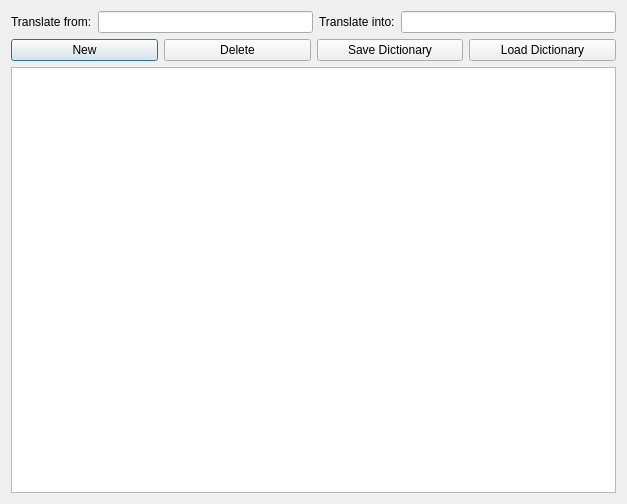
<?xml version="1.0" encoding="UTF-8"?>
<ui version="4.0">
 <class>GlossaryClass</class>
 <widget class="QDialog" name="GlossaryClass">
  <property name="geometry">
   <rect>
    <x>0</x>
    <y>0</y>
    <width>627</width>
    <height>504</height>
   </rect>
  </property>
  <property name="windowTitle">
   <string>Glossary</string>
  </property>
  <layout class="QVBoxLayout" name="verticalLayout">
   <item>
    <layout class="QHBoxLayout" name="horizontalLayout_2">
     <item>
      <widget class="QLabel" name="label">
       <property name="text">
        <string>Translate from:</string>
       </property>
      </widget>
     </item>
     <item>
      <widget class="QLineEdit" name="sourceLanguageLineEdit">
       <property name="readOnly">
        <bool>true</bool>
       </property>
      </widget>
     </item>
     <item>
      <widget class="QLabel" name="label_2">
       <property name="text">
        <string>Translate into:</string>
       </property>
      </widget>
     </item>
     <item>
      <widget class="QLineEdit" name="targetLanguageLineEdit">
       <property name="readOnly">
        <bool>true</bool>
       </property>
      </widget>
     </item>
    </layout>
   </item>
   <item>
    <layout class="QHBoxLayout" name="horizontalLayout">
     <item>
      <widget class="QPushButton" name="newButton">
       <property name="text">
        <string>New</string>
       </property>
      </widget>
     </item>
     <item>
      <widget class="QPushButton" name="deleteButton">
       <property name="text">
        <string>Delete</string>
       </property>
      </widget>
     </item>
     <item>
      <widget class="QPushButton" name="saveButton">
       <property name="text">
        <string>Save Dictionary</string>
       </property>
      </widget>
     </item>
     <item>
      <widget class="QPushButton" name="loadButton">
       <property name="text">
        <string>Load Dictionary</string>
       </property>
      </widget>
     </item>
    </layout>
   </item>
   <item>
    <widget class="QTableView" name="tableView"/>
   </item>
  </layout>
 </widget>
 <resources/>
 <connections/>
</ui>
